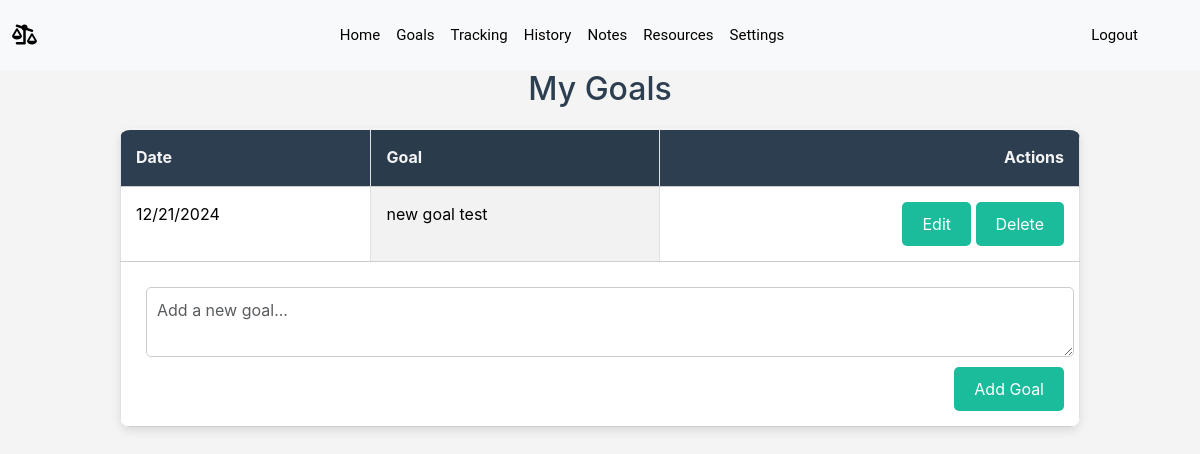
The page /goals (signed in) on the database as committed earlier.
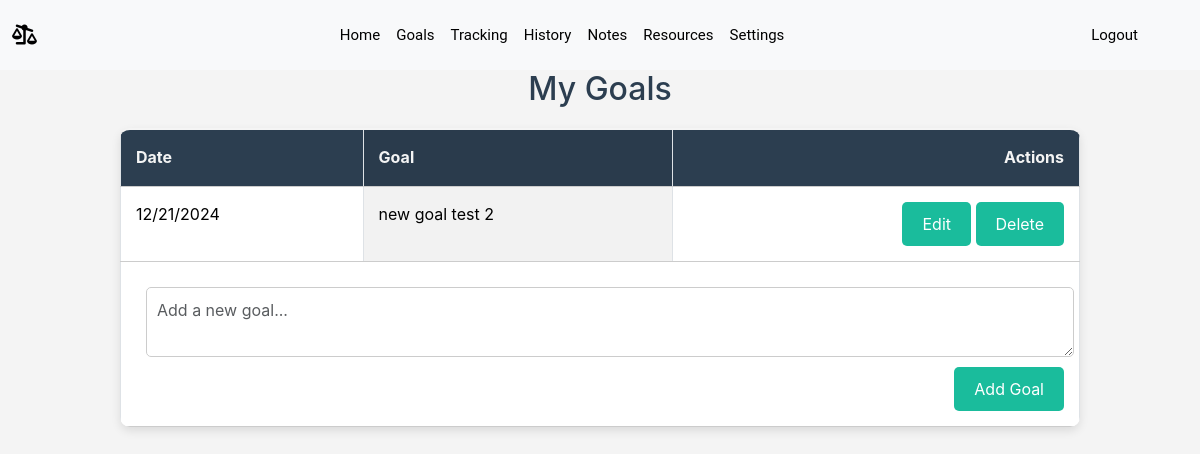
The same page on the database as committed later.
### models.py (models this page shows)
class Goal(db.Model):
    id = db.Column(db.Integer, primary_key=True)
    user_id = db.Column(db.Integer, db.ForeignKey('user.id'), nullable=False)
    content = db.Column(db.Text, nullable=False)
    timestamp = db.Column(db.DateTime, nullable=False, default=db.func.current_timestamp())

### app.py (the view, shortened to what this page needs)
@app.route('/goals', methods=["GET", "POST"])
@login_required
def goals():
    user_id = session.get("user_id")
    csrf_token = generate_csrf()
    user_goals = Goal.query.filter_by(user_id=user_id).order_by(Goal.timestamp.desc()).all()
    return render_template('goals.html', goals=user_goals, csrf_token=csrf_token)

### app.py (called while the page is built)
@app.before_request
def set_csrf_token():
    if "csrf_token" not in session:
        session["csrf_token"] = generate_csrf()
        print("🔹 New CSRF Token Set:", session["csrf_token"])  # ✅ Debugging

@app.before_request
def refresh_session():
    session.permanent = True
    session.modified = True

### helpers.py (called while the page is built)
def login_required(f):
    @wraps(f)
    def decorated_function(*args, **kwargs):
        if session.get("user_id") is None:
            return redirect("/login")
        return f(*args, **kwargs)
    return decorated_function

def timestamp_editor(value):
    return value.strftime("%m/%d/%Y")

### templates/goals.html (shortened to what this page needs)
{% extends "layout.html" %}
{% block body %}
<main>
    <div class="mainNotes">
        <h2 class="text-center">My Goals</h2>
        <table class="table table-group-divider table-bordered table-striped-columns">
            <thead>
                <tr>
                    <th class="text-start">Date</th>
                    <th class="text-start">Goal</th>
                    <th class="text-end">Actions</th>
                </tr>
            </thead>
            <tbody>
                {% if goals and goals|length > 0 %}
                    {% for goal in goals %}
                    <tr class="note-row" data-note-id="{{ goal.id }}">
                        <td class="text-start column_width">{{ goal.timestamp | timestamp_editor }}</td>
                        <td class="text-start column_width">{{ goal.content }}</td>
                        <td class="text-end">
                            <button class="btn btn-primary edit-note">Edit</button>
                            <form method="POST" action="{{ url_for('delete_goal', goal_id=goal.id) }}" style="display: inline;">
                                <button type="submit" class="btn btn-danger">Delete</button>
                            </form>
                        </td>
                    </tr>
                    {% endfor %}
                {% else %}
                <tr>
                    <td colspan="3" class="text-center">No goals found</td>
                </tr>
                {% endif %}
            </tbody>
            <tfoot>
                <tr>
                    <td colspan="3">
                        <form method="POST" action="{{ url_for('add_goal') }}">
                            <div class="input-container">
                                <textarea name="content" class="form-control" rows="2" placeholder="Add a new goal..." required></textarea>
                            </div>
                            <div class="text-end mt-2">
                                <button type="submit" class="btn btn-primary">Add Goal</button>
                            </div>
                        </form>
                    </td>
                </tr>
            </tfoot>
        </table>
    </div>
</main>
{% endblock %}

### templates/layout.html (shortened to what this page needs)
<!DOCTYPE html>
<html lang="en">
<head>
  <link href="https://cdnjs.cloudflare.com/ajax/libs/font-awesome/6.0.0-beta3/css/all.min.css" rel="stylesheet">
  <link href="https://cdnjs.cloudflare.com/ajax/libs/bootstrap/5.3.3/css/bootstrap.min.css" rel="stylesheet">
  <link href="/static/styles.css" rel="stylesheet">
</head>
<body>
<nav class="navbar navbar-expand-lg bg-body-tertiary">
  <div class="container-fluid">
    <a target="_blank" class="navbar-brand" href="https://davywilliams.w3spaces.com/index.html">
      <i class="fa-solid fa-scale-unbalanced-flip"></i>
    </a>
    <div class="collapse navbar-collapse justify-content-center" id="navbarNav">
      <ul class="navbar-nav mx-auto">
        <li class="nav-item">
          <a class="nav-link active my-nav-bar" aria-current="page" href="{{ url_for('index') }}">Home</a>
        </li>
        <li class="nav-item">
          <a class="nav-link my-nav-bar" href="{{ url_for('goals') }}">Goals</a>
        </li>
        <li class="nav-item">
          <a class="nav-link my-nav-bar" href="{{ url_for('tracking') }}">Tracking</a>
        </li>
        <li class="nav-item">
          <a class="nav-link my-nav-bar" href="{{ url_for('history') }}">History</a>
        </li>
        <li class="nav-item">
          <a class="nav-link my-nav-bar" href="{{ url_for('notes') }}">Notes</a>
        </li>
        <li class="nav-item">
          <a class="nav-link my-nav-bar" href="{{ url_for('resources') }}">Resources</a>
        </li>
        <li class="nav-item">
          <a class="nav-link my-nav-bar" href="{{ url_for('settings_general') }}">Settings</a>
        </li>
      </ul>
      <a class="nav-link my-nav-bar login-nav" href="{{ url_for('logout') }}">Logout</a>
    </div>
  </div>
</nav>
{% block body %}{% endblock %}
</body>
</html>

### static/styles.css (style rules this page uses)
body { font-family: 'Inter', sans-serif; background-color: #f4f4f4; color: #2c3e50; margin: 0; padding: 0; line-height: 1.6; }
.my-nav-bar { color: black; font-family: 'Roboto', sans-serif; font-size: 15px; padding: 15px 20px; display: flex; justify-content: space-between; align-items: center; }
.form-control { font-size: 16px; margin: 10px; padding: 10px; border: 1px solid #ccc; border-radius: 5px; width: 100%; box-sizing: border-box; }
.table { width: 80%; margin: 20px auto; border-collapse: collapse; border-radius: 10px; overflow: hidden; box-shadow: 0 4px 10px rgba(0, 0, 0, 0.1); }
.table th, .table td { padding: 15px; text-align: left; border-bottom: 1px solid #ccc; }
.table th { background-color: #2c3e50; color: #f4f4f4; }
.btn { background-color: #1abc9c; color: #ffffff; padding: 10px 20px; border: none; border-radius: 5px; font-size: 16px; cursor: pointer; transition: background-color 0.3s; }
.login-nav { justify-content: end; margin-right: 30px; }

Rows that differ between the two databases and show on the page:
changed Goal: content "new goal test" → "new goal test 2"
